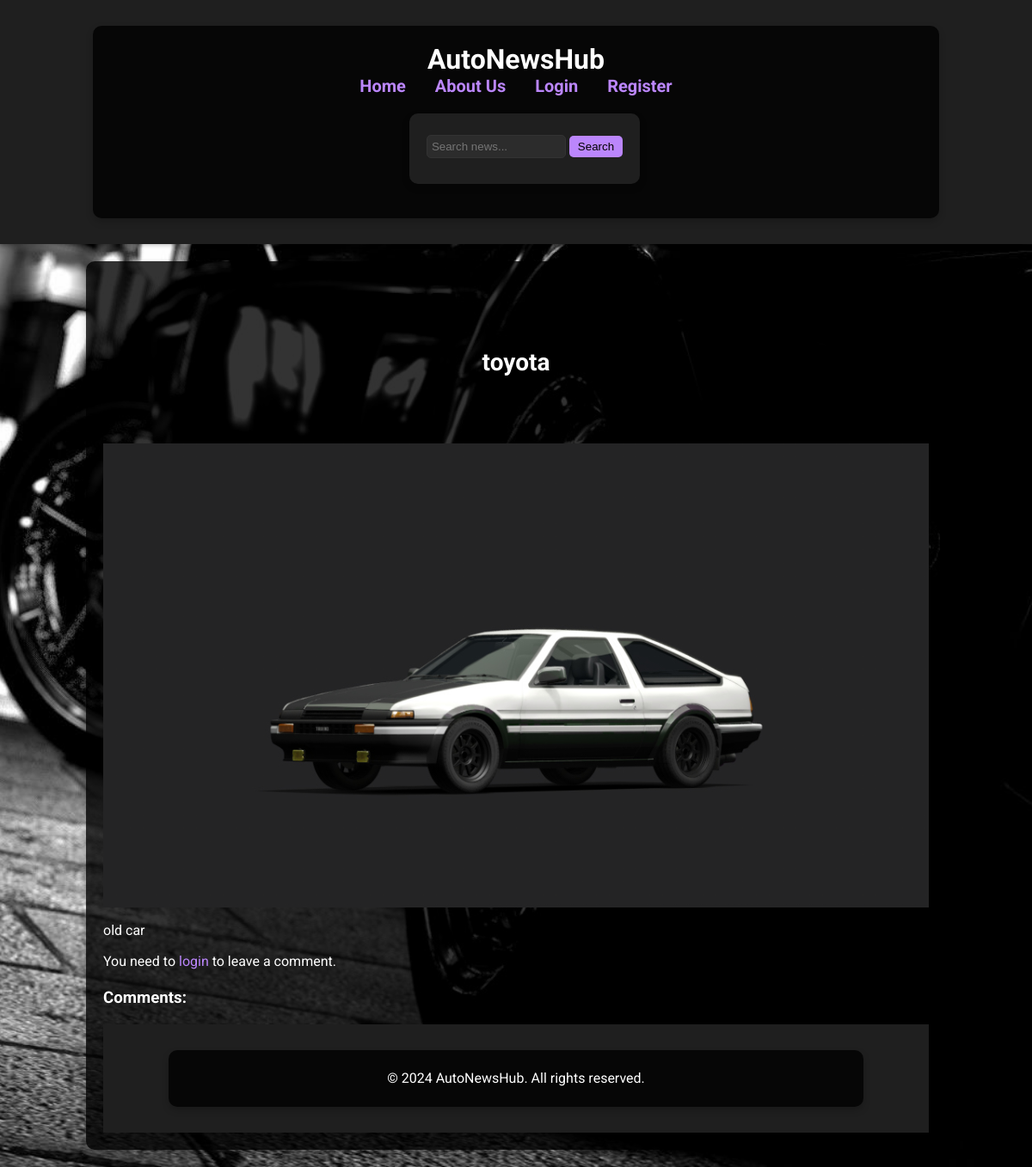
/AutoNewsHub/detail.php?id=11, run on the app's committed database.
### tables this page shows
CREATE TABLE `news` (
  `id` int(11) NOT NULL,
  `title` varchar(255) NOT NULL,
  `description` text NOT NULL,
  `image1` varchar(255) DEFAULT NULL,
  `image2` varchar(255) DEFAULT NULL,
  `image3` varchar(255) DEFAULT NULL,
  `created_at` timestamp NOT NULL DEFAULT current_timestamp()
);

### AutoNewsHub/detail.php (the view, shortened to what this page needs)
<?php
include 'includes/db.php';
include 'includes/header.php';
if (isset($_GET['id'])) {
    $id = $_GET['id'];
    $sql = "SELECT * FROM news WHERE id = $id";
    $result = $conn->query($sql);
    if ($result->num_rows > 0) {
        $row = $result->fetch_assoc();
    } else {
        echo "No news found.";
        exit();
    }
} else {
    echo "Invalid ID.";
    exit();
}
?>
<div class="news-details">
    <br><br>
    <h2><?php echo $row['title']; ?></h2>
</div>
<br><br>
<div class="slideshow-container">
    <div class="mySlides fade">
        <img src="uploads/<?php echo $row['image1']; ?>" style="width:100%">
    </div>
</div>
<div class="description">
    <p><?php echo $row['description']; ?></p>
</div>
<?php if (isset($_SESSION['username'])): ?>
    <form method="post">
        <label for="comment">Add a comment:</label><br>
        <textarea name="comment" rows="4" cols="50" required></textarea><br>
        <input type="submit" value="Submit">
    </form>
<?php else: ?>
    <p>You need to <a href="login.php">login</a> to leave a comment.</p>
<?php endif; ?>
<h3>Comments:</h3>
<?php include 'includes/footer.php'; ?>

### AutoNewsHub/css/style.css (style rules this page uses)
body { background: #121212 url('bg.jpg') no-repeat center center fixed; color: #ffffff; font-family: 'Roboto', sans-serif; margin: 0; padding: 0; background-size: cover; background-attachment: fixed; background-position: center; }
a { color: #bb86fc; text-decoration: none; }
h2 { font-size: 28px; margin-bottom: 20px; text-align: center; }
p { line-height: 1.6; margin: 10px 0; }
.slideshow-container { position: relative; max-width: 100%; margin: auto; }
.mySlides { display: none; }
.fade { animation-name: fade; animation-duration: 1.5s; }
.news-details { position: relative; padding: 20px; }

### data on the page
news: title "toyota", image1 (picture), description "old car"
